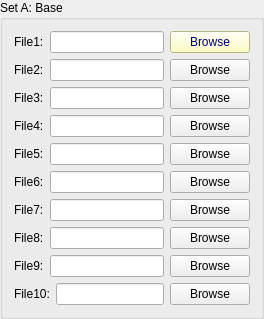
          <widget class="QGroupBox" name="groupBox_5">
           <property name="title">
            <string>Set A: Base</string>
           </property>
           <layout class="QVBoxLayout" name="verticalLayout_5">
            <item>
             <layout class="QVBoxLayout" name="verticalLayout_6">
              <item>
               <layout class="QHBoxLayout" name="horizontalLayout_15">
                <item>
                 <widget class="QLabel" name="label_6">
                  <property name="text">
                   <string>File1:</string>
                  </property>
                 </widget>
                </item>
                <item>
                 <widget class="QLineEdit" name="lineEdit_2"/>
                </item>
                <item>
                 <widget class="QPushButton" name="pushButton_2">
                  <property name="palette">
                   <palette>
                    <active>
                     <colorrole role="WindowText">
                      <brush brushstyle="SolidPattern">
                       <color alpha="255">
                        <red>0</red>
                        <green>0</green>
                        <blue>0</blue>
                       </color>
                      </brush>
                     </colorrole>
                     <colorrole role="Button">
                      <brush brushstyle="SolidPattern">
                       <color alpha="255">
                        <red>255</red>
                        <green>255</green>
                        <blue>178</blue>
                       </color>
                      </brush>
                     </colorrole>
                     <colorrole role="Light">
                      <brush brushstyle="SolidPattern">
                       <color alpha="255">
                        <red>255</red>
                        <green>255</green>
                        <blue>255</blue>
                       </color>
                      </brush>
                     </colorrole>
                     <colorrole role="Midlight">
                      <brush brushstyle="SolidPattern">
                       <color alpha="255">
                        <red>255</red>
                        <green>255</green>
                        <blue>216</blue>
                       </color>
                      </brush>
                     </colorrole>
                     <colorrole role="Dark">
                      <brush brushstyle="SolidPattern">
                       <color alpha="255">
                        <red>127</red>
                        <green>127</green>
                        <blue>89</blue>
                       </color>
                      </brush>
                     </colorrole>
                     <colorrole role="Mid">
                      <brush brushstyle="SolidPattern">
                       <color alpha="255">
                        <red>170</red>
                        <green>170</green>
                        <blue>119</blue>
                       </color>
                      </brush>
                     </colorrole>
                     <colorrole role="Text">
                      <brush brushstyle="SolidPattern">
                       <color alpha="255">
                        <red>85</red>
                        <green>85</green>
                        <blue>255</blue>
                       </color>
                      </brush>
                     </colorrole>
                     <colorrole role="BrightText">
                      <brush brushstyle="SolidPattern">
                       <color alpha="255">
                        <red>255</red>
                        <green>255</green>
                        <blue>255</blue>
                       </color>
                      </brush>
                     </colorrole>
                     <colorrole role="ButtonText">
                      <brush brushstyle="SolidPattern">
                       <color alpha="255">
                        <red>0</red>
                        <green>0</green>
                        <blue>127</blue>
                       </color>
                      </brush>
                     </colorrole>
                     <colorrole role="Base">
                      <brush brushstyle="SolidPattern">
                       <color alpha="255">
                        <red>255</red>
                        <green>255</green>
                        <blue>255</blue>
                       </color>
                      </brush>
                     </colorrole>
                     <colorrole role="Window">
                      <brush brushstyle="SolidPattern">
                       <color alpha="255">
                        <red>255</red>
                        <green>255</green>
                        <blue>178</blue>
                       </color>
                      </brush>
                     </colorrole>
                     <colorrole role="Shadow">
                      <brush brushstyle="SolidPattern">
                       <color alpha="255">
                        <red>0</red>
                        <green>0</green>
                        <blue>0</blue>
                       </color>
                      </brush>
                     </colorrole>
                     <colorrole role="AlternateBase">
                      <brush brushstyle="SolidPattern">
                       <color alpha="255">
                        <red>255</red>
                        <green>255</green>
                        <blue>216</blue>
                       </color>
                      </brush>
                     </colorrole>
                     <colorrole role="ToolTipBase">
                      <brush brushstyle="SolidPattern">
                       <color alpha="255">
                        <red>255</red>
                        <green>255</green>
                        <blue>220</blue>
                       </color>
                      </brush>
                     </colorrole>
                     <colorrole role="ToolTipText">
                      <brush brushstyle="SolidPattern">
                       <color alpha="255">
                        <red>0</red>
                        <green>0</green>
                        <blue>0</blue>
                       </color>
                      </brush>
                     </colorrole>
                    </active>
                    <inactive>
                     <colorrole role="WindowText">
                      <brush brushstyle="SolidPattern">
                       <color alpha="255">
                        <red>0</red>
                        <green>0</green>
                        <blue>255</blue>
                       </color>
                      </brush>
                     </colorrole>
                     <colorrole role="Button">
                      <brush brushstyle="SolidPattern">
                       <color alpha="255">
                        <red>255</red>
                        <green>255</green>
                        <blue>178</blue>
                       </color>
                      </brush>
                     </colorrole>
                     <colorrole role="Light">
                      <brush brushstyle="SolidPattern">
                       <color alpha="255">
                        <red>255</red>
                        <green>255</green>
                        <blue>255</blue>
                       </color>
                      </brush>
                     </colorrole>
                     <colorrole role="Midlight">
                      <brush brushstyle="SolidPattern">
                       <color alpha="255">
                        <red>255</red>
                        <green>255</green>
                        <blue>216</blue>
                       </color>
                      </brush>
                     </colorrole>
                     <colorrole role="Dark">
                      <brush brushstyle="SolidPattern">
                       <color alpha="255">
                        <red>127</red>
                        <green>127</green>
                        <blue>89</blue>
                       </color>
                      </brush>
                     </colorrole>
                     <colorrole role="Mid">
                      <brush brushstyle="SolidPattern">
                       <color alpha="255">
                        <red>170</red>
                        <green>170</green>
                        <blue>119</blue>
                       </color>
                      </brush>
                     </colorrole>
                     <colorrole role="Text">
                      <brush brushstyle="SolidPattern">
                       <color alpha="255">
                        <red>85</red>
                        <green>85</green>
                        <blue>255</blue>
                       </color>
                      </brush>
                     </colorrole>
                     <colorrole role="BrightText">
                      <brush brushstyle="SolidPattern">
                       <color alpha="255">
                        <red>255</red>
                        <green>255</green>
                        <blue>255</blue>
                       </color>
                      </brush>
                     </colorrole>
                     <colorrole role="ButtonText">
                      <brush brushstyle="SolidPattern">
                       <color alpha="255">
                        <red>0</red>
                        <green>0</green>
                        <blue>127</blue>
                       </color>
                      </brush>
                     </colorrole>
                     <colorrole role="Base">
                      <brush brushstyle="SolidPattern">
                       <color alpha="255">
                        <red>255</red>
                        <green>255</green>
                        <blue>255</blue>
                       </color>
                      </brush>
                     </colorrole>
                     <colorrole role="Window">
                      <brush brushstyle="SolidPattern">
                       <color alpha="255">
                        <red>255</red>
                        <green>255</green>
                        <blue>178</blue>
                       </color>
                      </brush>
                     </colorrole>
                     <colorrole role="Shadow">
                      <brush brushstyle="SolidPattern">
                       <color alpha="255">
                        <red>0</red>
                        <green>0</green>
                        <blue>0</blue>
                       </color>
                      </brush>
                     </colorrole>
                     <colorrole role="AlternateBase">
                      <brush brushstyle="SolidPattern">
                       <color alpha="255">
                        <red>255</red>
                        <green>255</green>
                        <blue>216</blue>
                       </color>
                      </brush>
                     </colorrole>
                     <colorrole role="ToolTipBase">
                      <brush brushstyle="SolidPattern">
                       <color alpha="255">
                        <red>255</red>
                        <green>255</green>
                        <blue>220</blue>
                       </color>
                      </brush>
                     </colorrole>
                     <colorrole role="ToolTipText">
                      <brush brushstyle="SolidPattern">
                       <color alpha="255">
                        <red>0</red>
                        <green>0</green>
                        <blue>0</blue>
                       </color>
                      </brush>
                     </colorrole>
                    </inactive>
                    <disabled>
                     <colorrole role="WindowText">
                      <brush brushstyle="SolidPattern">
                       <color alpha="255">
                        <red>127</red>
                        <green>127</green>
                        <blue>89</blue>
                       </color>
                      </brush>
                     </colorrole>
                     <colorrole role="Button">
                      <brush brushstyle="SolidPattern">
                       <color alpha="255">
                        <red>255</red>
                        <green>255</green>
                        <blue>178</blue>
                       </color>
                      </brush>
                     </colorrole>
                     <colorrole role="Light">
                      <brush brushstyle="SolidPattern">
                       <color alpha="255">
                        <red>255</red>
                        <green>255</green>
                        <blue>255</blue>
                       </color>
                      </brush>
                     </colorrole>
                     <colorrole role="Midlight">
                      <brush brushstyle="SolidPattern">
                       <color alpha="255">
                        <red>255</red>
                        <green>255</green>
                        <blue>216</blue>
                       </color>
                      </brush>
                     </colorrole>
                     <colorrole role="Dark">
                      <brush brushstyle="SolidPattern">
                       <color alpha="255">
                        <red>127</red>
                        <green>127</green>
                        <blue>89</blue>
                       </color>
                      </brush>
                     </colorrole>
                     <colorrole role="Mid">
                      <brush brushstyle="SolidPattern">
                       <color alpha="255">
                        <red>170</red>
                        <green>170</green>
                        <blue>119</blue>
                       </color>
                      </brush>
                     </colorrole>
                     <colorrole role="Text">
                      <brush brushstyle="SolidPattern">
                       <color alpha="255">
                        <red>127</red>
                        <green>127</green>
                        <blue>89</blue>
                       </color>
                      </brush>
                     </colorrole>
                     <colorrole role="BrightText">
                      <brush brushstyle="SolidPattern">
                       <color alpha="255">
                        <red>255</red>
                        <green>255</green>
                        <blue>255</blue>
                       </color>
                      </brush>
                     </colorrole>
                     <colorrole role="ButtonText">
                      <brush brushstyle="SolidPattern">
                       <color alpha="255">
                        <red>127</red>
                        <green>127</green>
                        <blue>89</blue>
                       </color>
                      </brush>
                     </colorrole>
                     <colorrole role="Base">
                      <brush brushstyle="SolidPattern">
                       <color alpha="255">
                        <red>255</red>
                        <green>255</green>
                        <blue>178</blue>
                       </color>
                      </brush>
                     </colorrole>
                     <colorrole role="Window">
                      <brush brushstyle="SolidPattern">
                       <color alpha="255">
                        <red>255</red>
                        <green>255</green>
                        <blue>178</blue>
                       </color>
                      </brush>
                     </colorrole>
                     <colorrole role="Shadow">
                      <brush brushstyle="SolidPattern">
                       <color alpha="255">
                        <red>0</red>
                        <green>0</green>
                        <blue>0</blue>
                       </color>
                      </brush>
                     </colorrole>
                     <colorrole role="AlternateBase">
                      <brush brushstyle="SolidPattern">
                       <color alpha="255">
                        <red>255</red>
                        <green>255</green>
                        <blue>178</blue>
                       </color>
                      </brush>
                     </colorrole>
                     <colorrole role="ToolTipBase">
                      <brush brushstyle="SolidPattern">
                       <color alpha="255">
                        <red>255</red>
                        <green>255</green>
                        <blue>220</blue>
                       </color>
                      </brush>
                     </colorrole>
                     <colorrole role="ToolTipText">
                      <brush brushstyle="SolidPattern">
                       <color alpha="255">
                        <red>0</red>
                        <green>0</green>
                        <blue>0</blue>
                       </color>
                      </brush>
                     </colorrole>
                    </disabled>
                   </palette>
                  </property>
                  <property name="text">
                   <string>Browse</string>
                  </property>
                 </widget>
                </item>
               </layout>
              </item>
              <item>
               <layout class="QHBoxLayout" name="horizontalLayout_16">
                <item>
                 <widget class="QLabel" name="label_14">
                  <property name="text">
                   <string>File2:</string>
                  </property>
                 </widget>
                </item>
                <item>
                 <widget class="QLineEdit" name="lineEdit_10"/>
                </item>
                <item>
                 <widget class="QPushButton" name="pushButton_10">
                  <property name="text">
                   <string>Browse</string>
                  </property>
                 </widget>
                </item>
               </layout>
              </item>
              <item>
               <layout class="QHBoxLayout" name="horizontalLayout_17">
                <item>
                 <widget class="QLabel" name="label_15">
                  <property name="text">
                   <string>File3:</string>
                  </property>
                 </widget>
                </item>
                <item>
                 <widget class="QLineEdit" name="lineEdit_11"/>
                </item>
                <item>
                 <widget class="QPushButton" name="pushButton_11">
                  <property name="text">
                   <string>Browse</string>
                  </property>
                 </widget>
                </item>
               </layout>
              </item>
              <item>
               <layout class="QHBoxLayout" name="horizontalLayout_18">
                <item>
                 <widget class="QLabel" name="label_16">
                  <property name="text">
                   <string>File4:</string>
                  </property>
                 </widget>
                </item>
                <item>
                 <widget class="QLineEdit" name="lineEdit_12"/>
                </item>
                <item>
                 <widget class="QPushButton" name="pushButton_12">
                  <property name="text">
                   <string>Browse</string>
                  </property>
                 </widget>
                </item>
               </layout>
              </item>
              <item>
               <layout class="QHBoxLayout" name="horizontalLayout_19">
                <item>
                 <widget class="QLabel" name="label_17">
                  <property name="text">
                   <string>File5:</string>
                  </property>
                 </widget>
                </item>
                <item>
                 <widget class="QLineEdit" name="lineEdit_13"/>
                </item>
                <item>
                 <widget class="QPushButton" name="pushButton_13">
                  <property name="text">
                   <string>Browse</string>
                  </property>
                 </widget>
                </item>
               </layout>
              </item>
              <item>
               <layout class="QHBoxLayout" name="horizontalLayout_20">
                <item>
                 <widget class="QLabel" name="label_18">
                  <property name="text">
                   <string>File6:</string>
                  </property>
                 </widget>
                </item>
                <item>
                 <widget class="QLineEdit" name="lineEdit_14"/>
                </item>
                <item>
                 <widget class="QPushButton" name="pushButton_14">
                  <property name="text">
                   <string>Browse</string>
                  </property>
                 </widget>
                </item>
               </layout>
              </item>
              <item>
               <layout class="QHBoxLayout" name="horizontalLayout_21">
                <item>
                 <widget class="QLabel" name="label_19">
                  <property name="text">
                   <string>File7:</string>
                  </property>
                 </widget>
                </item>
                <item>
                 <widget class="QLineEdit" name="lineEdit_15"/>
                </item>
                <item>
                 <widget class="QPushButton" name="pushButton_15">
                  <property name="text">
                   <string>Browse</string>
                  </property>
                 </widget>
                </item>
               </layout>
              </item>
              <item>
               <layout class="QHBoxLayout" name="horizontalLayout_22">
                <item>
                 <widget class="QLabel" name="label_24">
                  <property name="text">
                   <string>File8:</string>
                  </property>
                 </widget>
                </item>
                <item>
                 <widget class="QLineEdit" name="lineEdit_20"/>
                </item>
                <item>
                 <widget class="QPushButton" name="pushButton_20">
                  <property name="text">
                   <string>Browse</string>
                  </property>
                 </widget>
                </item>
               </layout>
              </item>
              <item>
               <layout class="QHBoxLayout" name="horizontalLayout_23">
                <item>
                 <widget class="QLabel" name="label_25">
                  <property name="text">
                   <string>File9:</string>
                  </property>
                 </widget>
                </item>
                <item>
                 <widget class="QLineEdit" name="lineEdit_21"/>
                </item>
                <item>
                 <widget class="QPushButton" name="pushButton_21">
                  <property name="text">
                   <string>Browse</string>
                  </property>
                 </widget>
                </item>
               </layout>
              </item>
              <item>
               <layout class="QHBoxLayout" name="horizontalLayout_24">
                <item>
                 <widget class="QLabel" name="label_26">
                  <property name="text">
                   <string>File10:</string>
                  </property>
                 </widget>
                </item>
                <item>
                 <widget class="QLineEdit" name="lineEdit_22"/>
                </item>
                <item>
                 <widget class="QPushButton" name="pushButton_22">
                  <property name="text">
                   <string>Browse</string>
                  </property>
                 </widget>
                </item>
               </layout>
              </item>
             </layout>
            </item>
           </layout>
          </widget>
